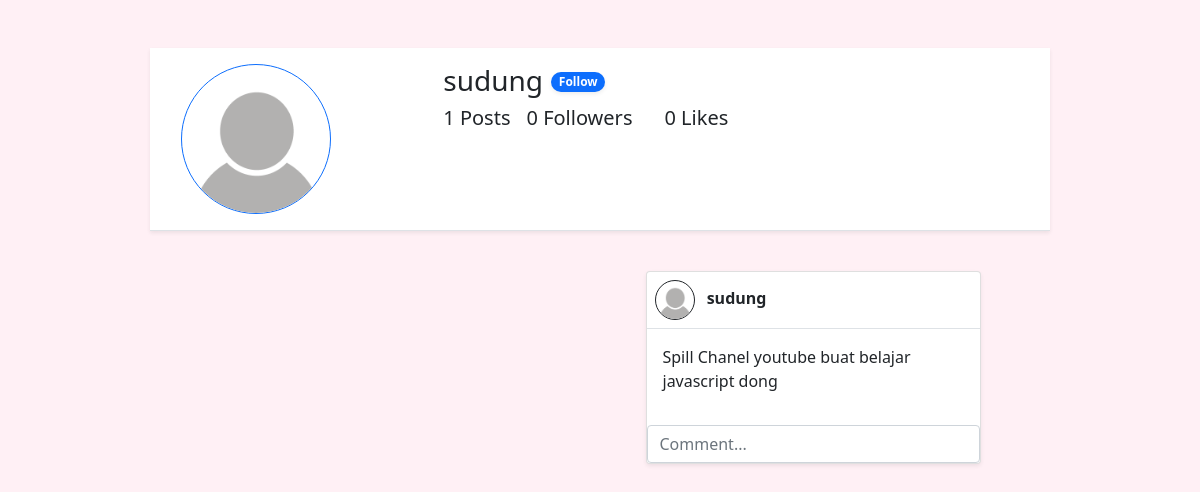
The app's page /detailuser.php?id=20 with its own data.
### tables this page shows
CREATE TABLE `user` (
  `id` int(11) NOT NULL,
  `username` varchar(25) NOT NULL,
  `usertype` varchar(100) NOT NULL,
  `nama` varchar(50) NOT NULL,
  `email` varchar(30) NOT NULL,
  `password` varchar(120) NOT NULL,
  `foto_profil` varchar(120) NOT NULL,
  `description` varchar(300) NOT NULL
);

CREATE TABLE `postingan` (
  `id` int(11) NOT NULL,
  `id_user` int(11) DEFAULT NULL,
  `id_forum` int(11) DEFAULT NULL,
  `postingan_gambar` varchar(120) DEFAULT NULL,
  `postingan_text` varchar(300) DEFAULT NULL,
  `tanggal_posting` date DEFAULT NULL,
  `jml_like` int(11) DEFAULT NULL,
  `kategori` varchar(25) DEFAULT NULL
);

### functions.php (called while the page is built, shortened)
<?php
$conn = mysqli_connect("Localhost", "root", "", "web-comunity");
    function query($query) {
        global $conn;
        $result = mysqli_query($conn,$query);
        $rows = [];
        while($row = mysqli_fetch_assoc($result)) {
            $rows[] = $row;
        }
        return $rows;
    }
    function getData($query,$name){
        global $conn;
        $res = mysqli_query($conn, $query);
        return mysqli_fetch_assoc($res)["$name"];
    }

### detailuser.php (the view, shortened to what this page needs)
<?php
require 'functions.php';
$id = $_GET['id'];
$query = "SELECT * FROM user WHERE id = $id";
$user = mysqli_query($conn,$query);
$user = mysqli_fetch_assoc($user);
$following = false;
$postingan = query("SELECT * FROM postingan WHERE id_user = '$id' ORDER BY id DESC");
$kiriman = 0;
$jmlLike = 0;
foreach($postingan as $val) {
    $kiriman++;
    $jmlLike += $val['jml_like'];
}
$jmlFol = query("SELECT id_user FROM follower WHERE id_user = $id");
$jmlFol = count($jmlFol);
function getValue($id,$name){
    $query = "SELECT $name FROM user WHERE id = $id";
    $res = getData($query,"$name");
    return $res;
}
?>
<!doctype html>
<html lang="en">
  <head>
    <link href="https://cdn.jsdelivr.net/npm/bootstrap@5.0.2/dist/css/bootstrap.min.css" rel="stylesheet">
  </head>
  <body>
    <div id="conDefault" class="container mt-5 col-md-9">
      <div class="row mb-3 d-flex flex-row justify-content-around border-bottom bg-white shadow-sm">
        <div class="col-md-3 m-3 d-md-m-auto">
              <img  width="150px" height="150px" class="rounded-circle border border-primary" src="img/profil/<?= $user['foto_profil']; ?>" alt="">
        </div>
        <div class="col-md-8 m-3">
              <div class="clearfix">
                <h3 class="float-start"><?= $user['username']; ?></h3>
                <?php if(!$following) : ?>
                <a href="detailuser.php?id=<?= $id; ?>&follow=true" class="badge rounded-pill bg-primary border-white text-decoration-none shadow-sm mx-2 mt-2">Follow</a>
                <?php endif ?>
              </div>
              <div class="d-flex">
                <h5><?= $kiriman; ?> Posts</h5>
                <h5 class="mx-3"><?= $jmlFol; ?> Followers</h5>
                <h5 class="mx-3"><?= $jmlLike; ?> Likes</h5>
              </div>
        </div>
      </div>
    </div>
    <div class="container col-md-9 m-auto row">
        <div class="col-md-6">
        </div>
        <div class="col-md-6">
            <?php foreach($postingan as $val) : ?>
                <div class="card shadow-sm col-md-10 mt-4 mx-auto" >
                  <div class="border-bottom">
                    <div class="dflex m-2">
                      <img class="border border-dark rounded-circle" width="40px" height="40px" src="img/profil/<?= getValue($val['id_user'],'foto_profil'); ?>" alt="">
                      <a class="text-decoration-none text-dark fw-bold mx-2" href=""><?= getValue($val['id_user'],'username'); ?></a>
                    </div>
                  </div>
                  <div class="card-body">
                    <p class="card-text"><?= $val['postingan_text']; ?></p>
                  </div>
                  <div class="d-flex">
                  </div>
                  <input class="form-control" type="text" placeholder="Comment..." aria-label="Comment">
                </div>
            <?php endforeach ?>
        </div>
    </div>
  </body>
</html>

### detailuser.php (style rules this page uses)
body { background-color: #FFF0F5; }

### records on screen
user: foto_profil (placeholder picture), username "sudung"
postingan: id_user.foto_profil (placeholder picture), id_user.username "sudung", postingan_text "Spill Chanel youtube buat belajar javascript dong"

### other values on screen
$kiriman "1"
$jmlFol "0"
$jmlLike "0"
